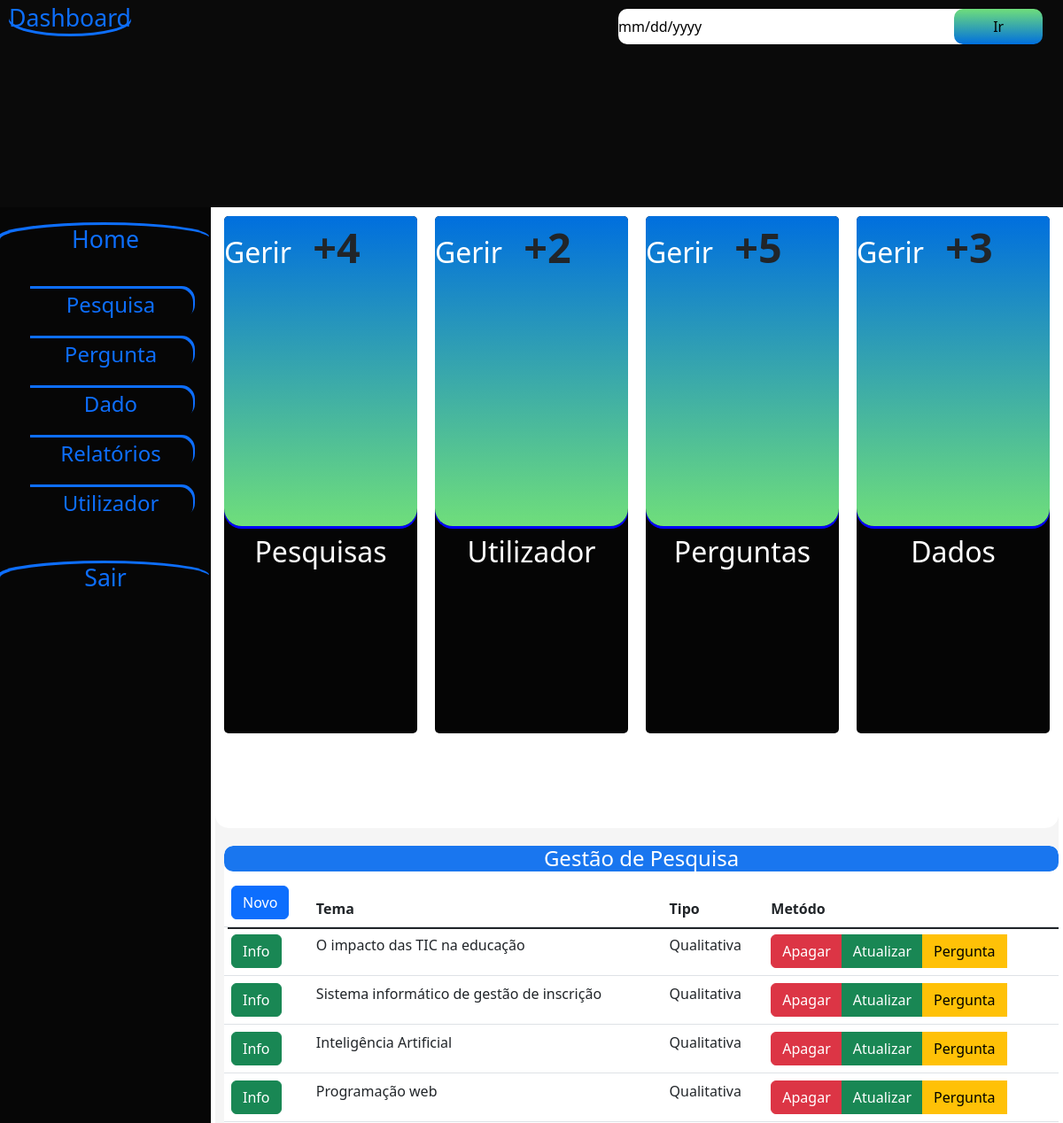
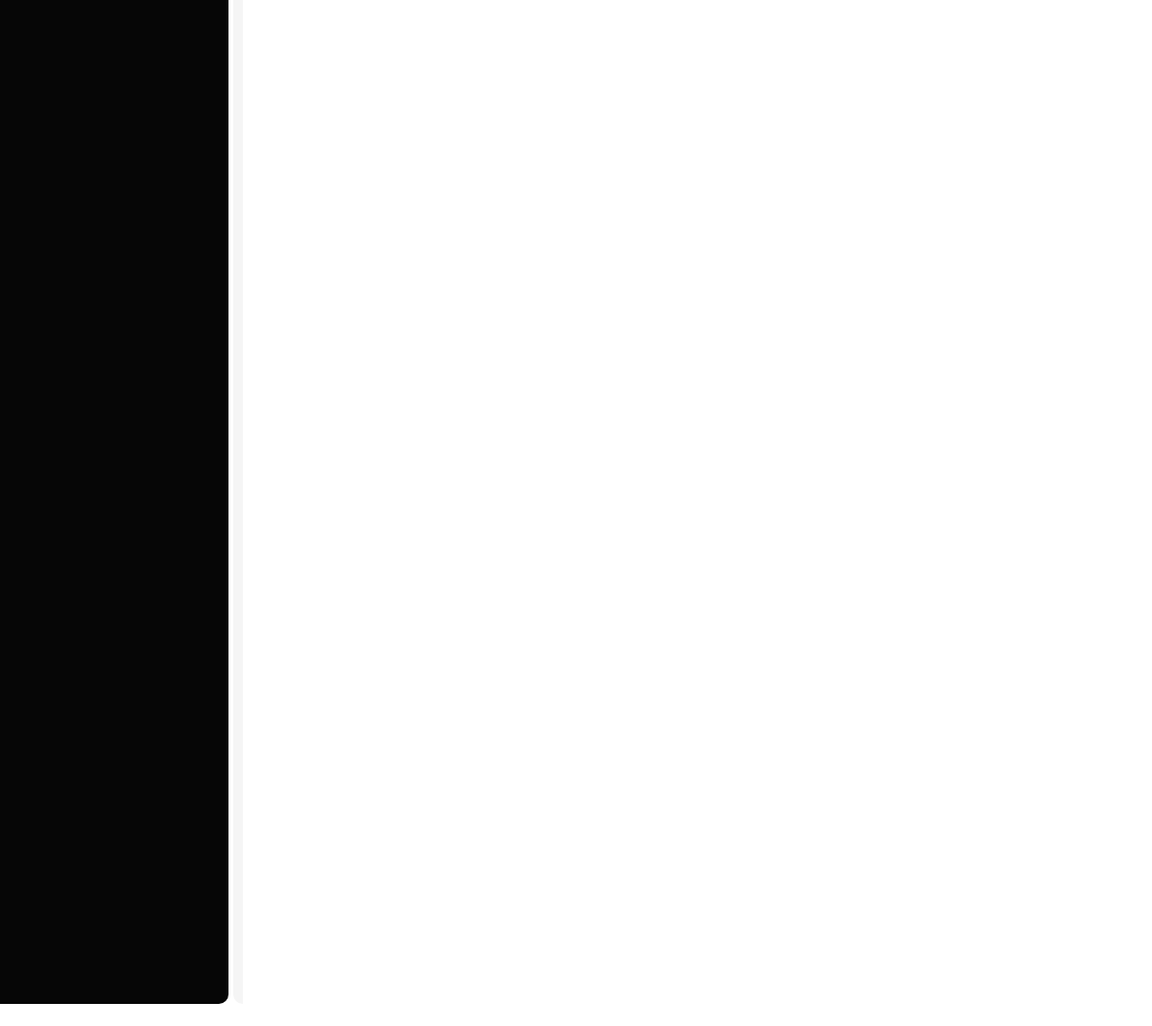
/view/pesquisa.php (signed in), run on the app's committed database (2 pictures, top to bottom).
### tables this page shows
CREATE TABLE IF NOT EXISTS `pesquisas` (
  `id` int NOT NULL AUTO_INCREMENT,
  `tema` text NOT NULL,
  `tipo` varchar(100) NOT NULL,
  `objectivo` text,
  `ploblematica` text,
  `user_id` int NOT NULL,
  `dataregistro` date DEFAULT NULL,
  PRIMARY KEY (`id`),
  KEY `user_id` (`user_id`),
  CONSTRAINT `pesquisas_ibfk_1` FOREIGN KEY (`user_id`) REFERENCES `utilizadores` (`id`) ON DELETE CASCADE
);

### view/pesquisa.php (the view, shortened to what this page needs)
<!DOCTYPE html>
<html lang="en">
<head>
    <link rel="stylesheet" href="../public/css/bootstrap.css">
    <link rel="stylesheet" href="../public/css/dashboard.css">
</head>
<body>
    <div class="principal">
        <?php
        include_once('../controller/conexao.php');
                 $userid=$_SESSION['id'];
                  $sql="SELECT *FROM dados;";
                  $verificardados=mysqli_query($conexao,$sql);
                  $qtddados=mysqli_num_rows($verificardados);
                  $sql="SELECT *from perguntas;";
                  $verificar=mysqli_query($conexao,$sql);
                  $qtdpergunta=mysqli_num_rows($verificar);
                  $sql="SELECT *from utilizadores;";
                  $verificar=mysqli_query($conexao,$sql);
                  $qtduser=mysqli_num_rows($verificar);
                  $sql="SELECT *FROM pesquisas WHERE user_id=$userid;";
                  $verificar=mysqli_query($conexao,$sql);
                  $qtdpesquisa=mysqli_num_rows($verificar);
        ?>
        <div class="menuSuperior">
            <div class="logo">
                <a href="dashboard.php">Dashboard</a>
            </div>
            <div class="search">
                 <form action="search.php" method="get">
                    <input type="date" name="search" id="" placeholder="Informe um parametro" required>
                    <button type="submit">Ir</button>
                </form>
            </div>
        </div>
        <div class="grupo">
            <div class="menuLeft">
                <a href="../index.php" class="home">
                    <h1>Home</h1>
                </a>
                <ul>
                    <a href="pesquisa.php">
                        <li>Pesquisa</li>
                    </a>
                    <a href="perguunta.php">
                        <li>Pergunta</li>
                    </a>
                    <a href="dado.php">
                        <li>Dado</li>
                    </a>
                    <a href="">
                        <li>Relatórios</li>
                    </a>
                    <a href="utilizador.php">
                        <li>Utilizador</li>
                    </a>
                </ul>
                <a href="../controller/sair.php" class="sair">
                    <h1>Sair</h1>
                </a>
            </div>
            <div class="content">
                <div class="cartao">
                    <div class="cartao1">
                        <div class="up">
                            <a href="">Gerir</a>
                            <strong>+<?php print $qtdpesquisa;?></strong>
                        </div>
                        <div class="down">
                            <h2>Pesquisas</h2>
                        </div>
                    </div>
                    <div class="cartao1">
                        <div class="up">
                            <a href="">Gerir</a>
                            <strong>+<?php print $qtduser;?></strong>
                        </div>
                        <div class="down">
                            <h2>Utilizador</h2>
                        </div>
                    </div>
                    <div class="cartao1">
                        <div class="up">
                            <a href="">Gerir</a>
                            <strong>+<?php print $qtdpergunta;?></strong>
                        </div>
                        <div class="down">
                            <h2>Perguntas</h2>
                        </div>
                    </div>
                    <div class="cartao1">
                        <div class="up">
                            <a href="">Gerir</a>
                            <strong>+<?php print $qtddados;?></strong>
                        </div>
                        <div class="down">
                            <h2>Dados</h2>
                        </div>
                    </div>
                </div>
                <div class="graficos">
                    <div class="dados">
                        <h4>Gestão de Pesquisa</h4>
                        <table class="table">
                            <thead>
                                <th><button class="btn btn-primary" data-bs-toggle='modal' data-bs-target='#novo'>Novo</button></th>
                                <th>Tema</th>
                                <th>Tipo</th>
                                <th>Metódo</th>
                            </thead>
                            <tbody>
                                <?php
                                  while($dados=mysqli_fetch_assoc($verificar)){
                                      $id=$dados['id'];
                                      $tema=$dados['tema'];
                                      $tipo=$dados['tipo'];
                                      $objectivo=$dados['objectivo'];
                                      $problematica=$dados['ploblematica'];
                                      print "
                                <tr>
                                    <th>
                                         <form action='resultado.php' method='post'>
                                                <input type='hidden' value='$id' name='idcode'>
                                                <button type='submit' class='btn btn-success'>Info</button>
                                            </div>
                                    <td>$tema</td>
                                    <td>$tipo</td>
                                    <td>
                                        <div class='btn-group'>
                                            <button class='btn btn-danger' data-bs-toggle='modal' data-bs-target='#apagar$id'>Apagar</button>
                                <div class='modal fade' id='apagar$id' tabindex='-1' aria-labelledby='exampleModalLabel' aria-hidden='true' >
                                                <h5 class='modal-title' id='exampleModalLabel'>Desejas  apagar a pesquisa $tema ?</h5>
                                                <input type='hidden' value='$id' name='idcode'>
                                        </div>
                                            <button class='btn btn-success' data-bs-toggle='modal' data-bs-target='#atualizar$id'>Atualizar</button>
<div class='modal fade' id='atualizar$id' tabindex='-1' aria-labelledby='exampleModalLabel' aria-hidden='true'>
                    <h5 class='modal-title' id='exampleModalLabel'>Detalhes da pesquisa nº $id</h5>
                           <input type='hidden' value='$id' name='idcode'>
                                    <textarea class='form-control' id='floatingPassword' name='problematica' id='' cols='30' rows='20'>$problematica</textarea>
                                    <input type='text' class='form-control' required id='floatingInput' value='$tema' placeholder='Informe o tema de pesquisa' name='tema'>
                                    <input type='text' class='form-control' required id='floatingInput' name='tipo' value='$tipo' placeholder='Informe o tipo de pesquisa'>
                                    <textarea class='form-control' id='floatingPassword'  required name='objectivo' id='' cols='30' rows='20' >$objectivo</textarea>
    </div>
     <button class='btn btn-warning' data-bs-toggle='modal' data-bs-target='#pergunta$id'>Pergunta</button>
     <div class='modal fade' id='pergunta$id' tabindex='-1' aria-labelledby='exampleModalLabel' aria-hidden='true'>
                    <h5 class='modal-title' id='exampleModalLabel'>Registrar pergunta da pesquisa nº $id</h5>
                           <input type='hidden' value='$id' name='idcode'>
    </div>
                                        </div>
                                    </td>
                                </tr>";
                                  }
                                ?>
                    </div>
</body>
</html>

### public/css/dashboard.css (style rules this page uses)
* { margin: 0; padding: 0; }
a { text-decoration: none; }
body { overflow: hidden; width: 100%; overflow: hidden; height: 95vh; background-color: white; }
.principal { width: 100%; overflow: hidden; height: 100vh; background-color: white; }
.principal .grupo { display: flex; }
.principal .menuSuperior { display: flex; width: 100%; height: 10vh; background-color: rgb(10, 10, 10); }
.principal .menuSuperior .search { margin-left: 45%; margin-top: 10px; }
.principal .menuSuperior .search input { width: 400px; height: 40px; border-radius: 10px; border-style: none; }
.principal .menuSuperior .search input::before { border-color: rgb(25, 118, 239); }
.principal .menuSuperior .search button { width: 100px; height: 40px; border-radius: 10px; border-style: none; margin-left: -25px; background: linear-gradient(rgb(111,222,123), rgb(000,111,222)) ; }
.principal .grupo .menuLeft { background-color: rgb(6, 6, 6); width: 20%; height: 89vh; margin-right: 5px; margin-bottom: 5px; border-bottom-right-radius: 10px; }
.principal .grupo .menuLeft ul { margin-top: 40px; margin-bottom: 50px; }
.principal .grupo .menuLeft h1 { margin-top: 20px; text-align: center; }
.principal .grupo .content { width: 80%; height: 89vh; background-color: whitesmoke; margin-right: 5px; margin-bottom: 5px; border-bottom-left-radius: 10px; border-bottom-right-radius: 10px; overflow: auto; }
.principal .grupo .content .cartao { width: 100%; display: flex; height: 30vh; background-color: rgb(255, 255, 255); border-bottom-left-radius: 15px; border-bottom-right-radius: 15px; }
.principal .grupo .content .cartao .cartao1 { width: 100%; margin-right: 10px; margin-left: 10px; height: 25vh; margin-top: 10px; border-radius: 5px; background-color: rgb(5, 5, 5); }
.principal .grupo .content .graficos { display: flex; margin: auto; margin-top: 10px; margin-left: 10px; }
.principal .grupo .content .graficos .dados { width: 100%; height: 88vh; background-color: rgb(255, 255, 255); border-radius: 10px; }
.principal .grupo .content .graficos h4 { text-align: center; background-color: rgb(25, 118, 239); color: white; border-radius: 10px; }
.principal .grupo .content .dados { margin-top: 10px; overflow: auto; }
.principal .grupo .content .dados .table thead { background-color: rgb(255, 255, 255); box-shadow: 4px 3px; }
.cartao { margin: auto; }
.menuLeft ul li { padding: auto; margin: auto; font-size: 18pt; margin-top: 20px; text-align: center; border-top-right-radius: 15px; border-bottom-right-radius: 15px; box-shadow: 2px -3px; list-style: none; margin-right: 20px; }
.menuLeft h1 { padding: auto; margin: auto; text-align: center; border-radius: 50%; font-size: 20pt; box-shadow: -2px -3px ; }
.menuSuperior .logo a { margin: 10px; padding: auto; font-size: 20pt; box-shadow: 0px 3px; border-radius: 50%; }
.cartao1 .up { width: 100%; height: 15vh; box-shadow: 0px 3px blue; border-bottom-left-radius: 20px; border-bottom-right-radius: 20px; border-top-left-radius: 5px; border-top-right-radius: 5px; background: linear-gradient( rgb(000,111,222),rgb(111,222,123)) ; }
.cartao1 a { font-size: 24pt; color: white; margin-right: 20px; }
.cartao1 strong { font-size: 35pt; }
.cartao1 .down h2 { margin-top: 10px; color: white; text-align: center; }

### data on the page
pesquisas: tema "O impacto das TIC na educação", tipo "Qualitativa"
pesquisas: tema "Sistema informático de gestão de inscrição", tipo "Qualitativa"
pesquisas: tema "Inteligência Artificial", tipo "Qualitativa"
pesquisas: tema "Programação web", tipo "Qualitativa"

### other printed values
$qtdpesquisa "4"
$qtduser "2"
$qtdpergunta "5"
$qtddados "3"
